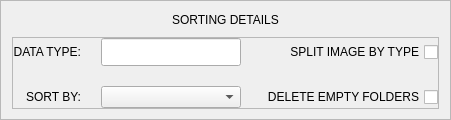
                                <widget class="QFrame" name="frame_sortingDetails">
                                 <property name="minimumSize">
                                  <size>
                                   <width>0</width>
                                   <height>100</height>
                                  </size>
                                 </property>
                                 <property name="maximumSize">
                                  <size>
                                   <width>16777215</width>
                                   <height>160</height>
                                  </size>
                                 </property>
                                 <property name="frameShape">
                                  <enum>QFrame::StyledPanel</enum>
                                 </property>
                                 <property name="frameShadow">
                                  <enum>QFrame::Raised</enum>
                                 </property>
                                 <layout class="QVBoxLayout" name="verticalLayout_26" stretch="0,0">
                                  <property name="spacing">
                                   <number>10</number>
                                  </property>
                                  <property name="topMargin">
                                   <number>12</number>
                                  </property>
                                  <property name="bottomMargin">
                                   <number>10</number>
                                  </property>
                                  <item>
                                   <widget class="QLabel" name="title_sortingDetails">
                                    <property name="maximumSize">
                                     <size>
                                      <width>16777215</width>
                                      <height>40</height>
                                     </size>
                                    </property>
                                    <property name="text">
                                     <string>SORTING DETAILS</string>
                                    </property>
                                    <property name="alignment">
                                     <set>Qt::AlignCenter</set>
                                    </property>
                                   </widget>
                                  </item>
                                  <item>
                                   <widget class="QFrame" name="frame_inputDetails">
                                    <property name="minimumSize">
                                     <size>
                                      <width>0</width>
                                      <height>0</height>
                                     </size>
                                    </property>
                                    <property name="frameShape">
                                     <enum>QFrame::StyledPanel</enum>
                                    </property>
                                    <property name="frameShadow">
                                     <enum>QFrame::Raised</enum>
                                    </property>
                                    <layout class="QVBoxLayout" name="verticalLayout_29">
                                     <property name="spacing">
                                      <number>0</number>
                                     </property>
                                     <property name="leftMargin">
                                      <number>0</number>
                                     </property>
                                     <property name="topMargin">
                                      <number>0</number>
                                     </property>
                                     <property name="rightMargin">
                                      <number>0</number>
                                     </property>
                                     <property name="bottomMargin">
                                      <number>0</number>
                                     </property>
                                     <item>
                                      <layout class="QVBoxLayout" name="verticalLayout_28" stretch="0">
                                       <property name="spacing">
                                        <number>0</number>
                                       </property>
                                       <item>
                                        <layout class="QGridLayout" name="gridLayout" rowstretch="0,0,0" columnstretch="0,0,0">
                                         <property name="leftMargin">
                                          <number>0</number>
                                         </property>
                                         <property name="spacing">
                                          <number>20</number>
                                         </property>
                                         <item row="1" column="1">
                                          <widget class="QLineEdit" name="input_dataTypeRename">
                                           <property name="minimumSize">
                                            <size>
                                             <width>0</width>
                                             <height>28</height>
                                            </size>
                                           </property>
                                           <property name="maximumSize">
                                            <size>
                                             <width>200</width>
                                             <height>28</height>
                                            </size>
                                           </property>
                                          </widget>
                                         </item>
                                         <item row="1" column="2">
                                          <widget class="QCheckBox" name="check_splitImageType">
                                           <property name="maximumSize">
                                            <size>
                                             <width>200</width>
                                             <height>16777215</height>
                                            </size>
                                           </property>
                                           <property name="layoutDirection">
                                            <enum>Qt::RightToLeft</enum>
                                           </property>
                                           <property name="text">
                                            <string>SPLIT IMAGE BY TYPE</string>
                                           </property>
                                          </widget>
                                         </item>
                                         <item row="2" column="2">
                                          <widget class="QCheckBox" name="check_deleteEmptyFolders">
                                           <property name="layoutDirection">
                                            <enum>Qt::RightToLeft</enum>
                                           </property>
                                           <property name="text">
                                            <string>DELETE EMPTY FOLDERS</string>
                                           </property>
                                          </widget>
                                         </item>
                                         <item row="2" column="1">
                                          <widget class="QComboBox" name="combo_sortBy">
                                           <property name="maximumSize">
                                            <size>
                                             <width>16777215</width>
                                             <height>28</height>
                                            </size>
                                           </property>
                                           <item>
                                            <property name="text">
                                             <string/>
                                            </property>
                                           </item>
                                           <item>
                                            <property name="text">
                                             <string>SLATE</string>
                                            </property>
                                           </item>
                                           <item>
                                            <property name="text">
                                             <string>ASSET</string>
                                            </property>
                                           </item>
                                           <item>
                                            <property name="text">
                                             <string>KEEP STRUCTURE</string>
                                            </property>
                                           </item>
                                          </widget>
                                         </item>
                                         <item row="2" column="0">
                                          <widget class="QLabel" name="label_sortBy">
                                           <property name="text">
                                            <string>SORT BY:</string>
                                           </property>
                                           <property name="alignment">
                                            <set>Qt::AlignRight|Qt::AlignTrailing|Qt::AlignVCenter</set>
                                           </property>
                                          </widget>
                                         </item>
                                         <item row="1" column="0">
                                          <widget class="QLabel" name="label_dataType">
                                           <property name="maximumSize">
                                            <size>
                                             <width>80</width>
                                             <height>16777215</height>
                                            </size>
                                           </property>
                                           <property name="text">
                                            <string>DATA TYPE:</string>
                                           </property>
                                           <property name="alignment">
                                            <set>Qt::AlignRight|Qt::AlignTrailing|Qt::AlignVCenter</set>
                                           </property>
                                          </widget>
                                         </item>
                                        </layout>
                                       </item>
                                      </layout>
                                     </item>
                                    </layout>
                                   </widget>
                                  </item>
                                 </layout>
                                </widget>
